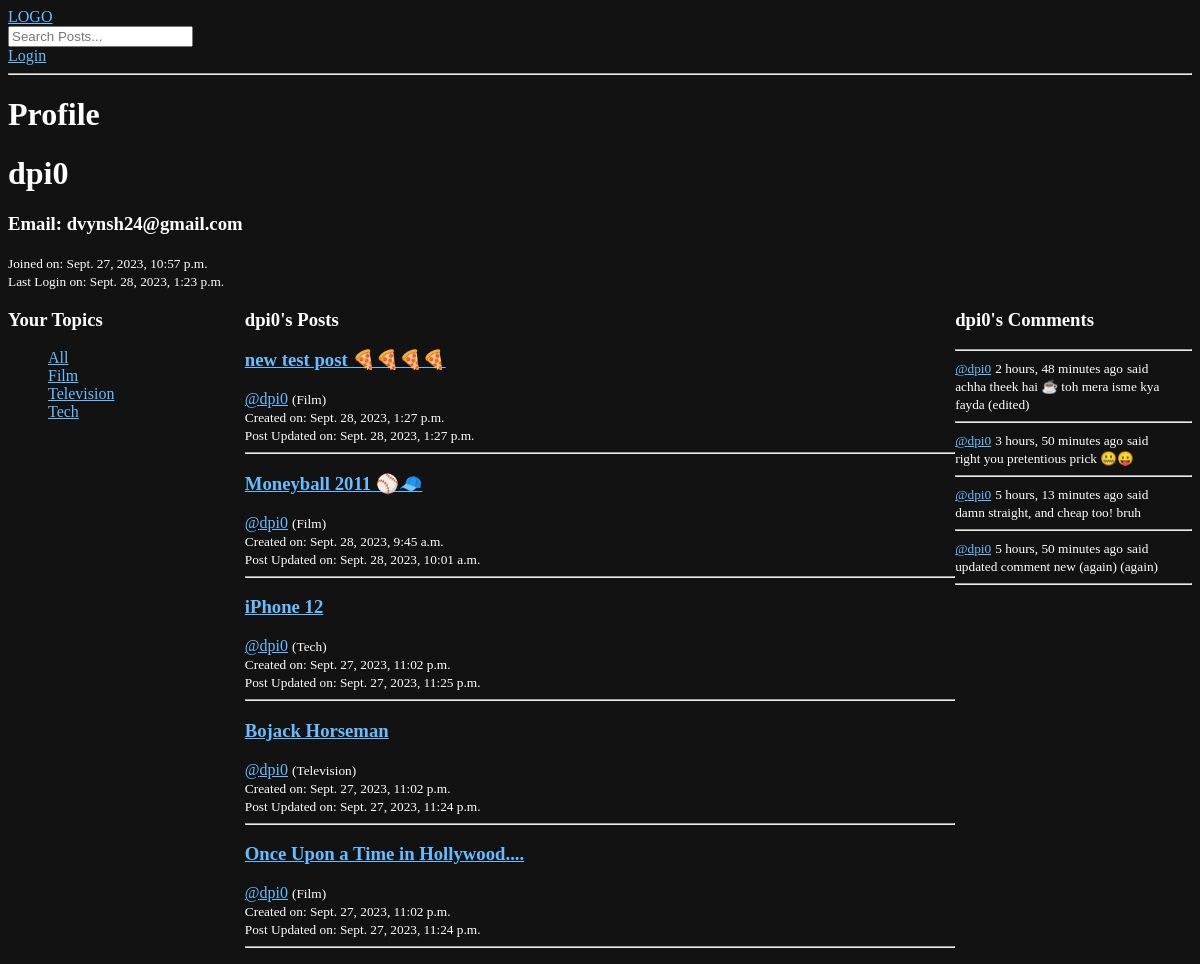
The app's page /user/dpi0/, older data.
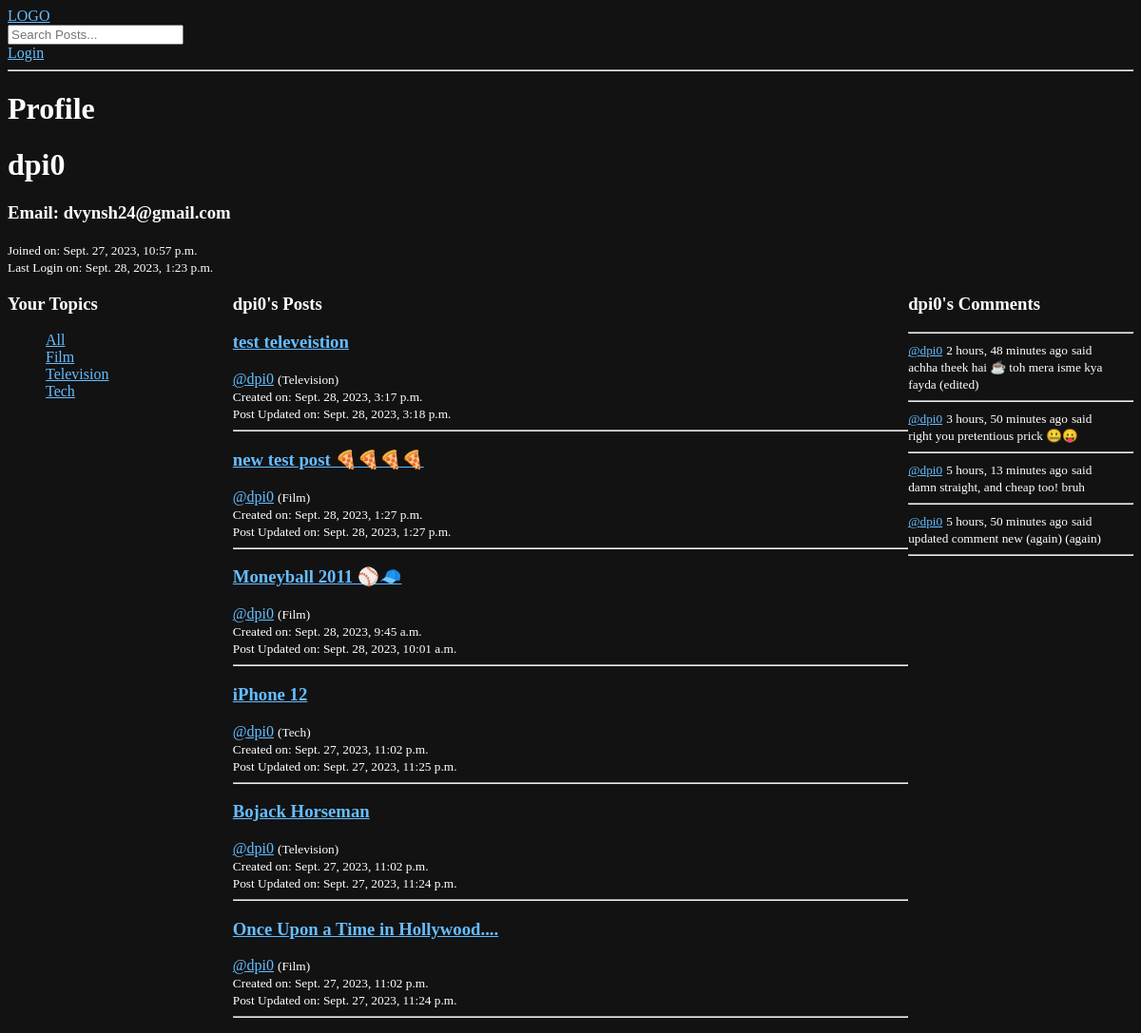
The same page, newer data.
### main_app/models.py (models this page shows, shortened)
class Topic(models.Model):
    title = models.CharField(max_length=255)
    def __str__(self):
        return self.title

class Post(models.Model):
    owner = models.ForeignKey(User, on_delete=models.SET_NULL, null=True)
    topic = models.ForeignKey(Topic, on_delete=models.SET_NULL, null=True)
    title = models.CharField(max_length=255)
    content = models.TextField(null=True, blank=True)
    created_at = models.DateTimeField(default=timezone.now)
    updated_at = models.DateTimeField(auto_now=True)
    class Meta:
        ordering = ["-updated_at", "-created_at"]

class Comment(models.Model):
    owner = models.ForeignKey(User, on_delete=models.SET_NULL, null=True)
    post = models.ForeignKey(Post, on_delete=models.CASCADE)
    content = models.TextField(null=True, blank=True)
    created_at = models.DateTimeField(default=timezone.now)
    updated_at = models.DateTimeField(auto_now=True)
    class Meta:
        ordering = ["-updated_at", "-created_at"]

### main_app/views_drivers/views_user_profile.py (the view)
# urls.py: path("user/<str:username>/", user_profile, name="profile"),
def user_profile(request, username):
    query_param = (
        request.GET.get("q") if request.GET.get("q") is not None else ""
    )
    user = User.objects.get(username=username)
    posts = user.post_set.all()
    post_comments = user.comment_set.all()
    topics = Topic.objects.all()
    context = {
        "user": user,
        "posts": posts,
        "post_comments": post_comments,
        "topics": topics,
    }
    return render(request, "main_app/profile.html", context)

### main_app/templates/main_app/profile.html (shortened to what this page needs)
{% extends "base.html" %} {%block content%}
<h1>Profile</h1>
<h1>{{ user.username }}</h1>
<h3>Email: {{ user.email }}</h3>
<small>Joined on: {{ user.date_joined }}</small>
<br>
<small>Last Login on: {{ user.last_login }}</small>
<div class="profile-container">
    <div>
        <h3>Your Topics</h3>
        {% include 'main_app/drivers/topics_driver.html' %}
    </div>
    <div>
        <h3>{{user.username}}'s Posts</h3>
        {% include 'main_app/drivers/home_feed_driver.html' %}
    </div>
    <div>
        <h3>{{user.username}}'s Comments</h3>
        {% include 'main_app/drivers/activity_driver.html' %}
    </div>
</div>
{% endblock content%}

### main_app/templates/main_app/drivers/topics_driver.html
<ul>
    <div>
        <a href="{% url 'home' %}">All</a>
    </div>
    {% for topic in topics %}
    <div>
        <a href="{% url 'home' %}?q={{topic.title}}">{{ topic.title }}</a>
    </div>
    {% endfor %}
</ul>

### main_app/templates/main_app/drivers/home_feed_driver.html (shortened to what this page needs)
<div>
    {% for post in posts %}
    <div>
        <h3><a href="{% url 'post' post.id %}">{{ post.title }}</a></h3>
        <a href="{% url 'profile' post.owner.username %}">@{{ post.owner.username }}</a>
        <small>({{ post.topic }})</small>
        <br>
        <small>Created on: {{ post.created_at }}</small>
        <br>
        <small>Post Updated on: {{ post.updated_at }}</small>
    </div>
    <hr>
    {% endfor %}
</div>

### main_app/templates/main_app/drivers/activity_driver.html
<hr>
{% for comment in post_comments %}
<div>
    <small><a href="{% url 'profile' comment.owner.username %}">@{{ comment.owner }}</a></small>
    <small>{{ comment.created_at|timesince }} ago</small>
    <small>said</small>
    <br>
    <small>{{ comment.content }}</small>
    <hr>
</div>
{% endfor %}

Row changes from the older to the newer data that the page shows:
added Post: title "test televeistion", owner.username "dpi0", topic "Television", created_at "Sept. 28, 2023, 3:17 p.m.", updated_at "Sept. 28, 2023, 3:18 p.m."
